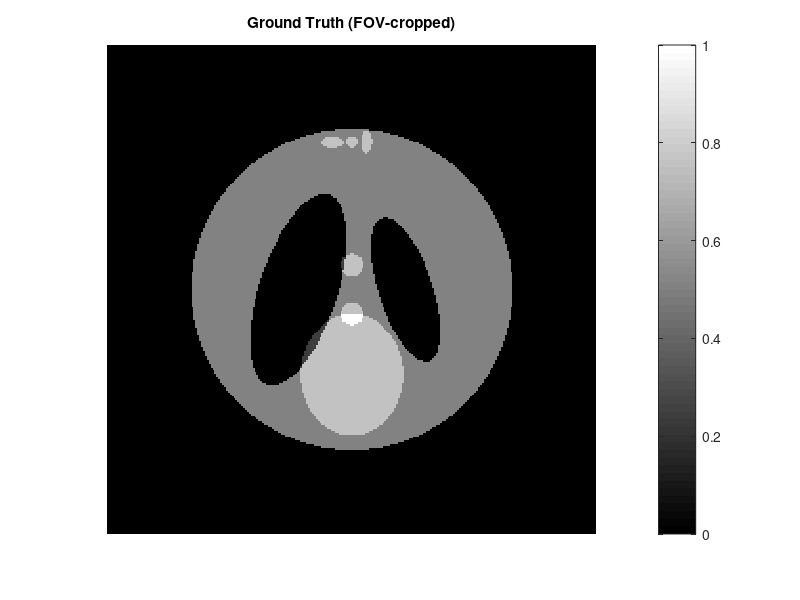

Reproduce this figure in MATLAB. (Note: this script raises an error after producing the figure.)
clc;
close all;

%% ============================================================
% Geometry
%% ============================================================
global SOD SDD ODD dNum dSize pNum pSize views

SOD   = 1000;
SDD   = 1500;
ODD   = SDD - SOD;

dNum  = 256;
dSize = 1.0;

pNum  = 256;
pSize = 1.0;

views = 180;

%% ============================================================
% Phantom
%% ============================================================
% 计算有效 FOV 半径（与 EM 几何一致）
dh = dNum * dSize / 2;
R_fov = SOD * dh / sqrt(dh^2 + SDD^2);   % 单位 mm

% 图像物理坐标（与重建代码一致）
h = pNum;
img_center = (h + 1) / 2;
u = ((1:h) - img_center) * pSize;
v = (img_center - (1:h)) * pSize;
[imgX, imgY] = meshgrid(u, v);

% 生成原始 Shepp-Logan（填满整个图像区域）
P = phantom('Modified Shepp-Logan', h);
P = max(P, 0);
P = P ./ max(P(:));

% 圆形 FOV mask（半径略小于 R_fov 以避免边界插值问题）
margin = 1.0;   % 留 1 mm 安全余量
mask = (imgX.^2 + imgY.^2) <= (R_fov - margin)^2;

% 应用 mask，保证体模不超出 FOV
P = P .* mask;

% 保持非负归一化
P = max(P, 0);
if max(P(:)) > 0
    P = P ./ max(P(:));
end

% 显示检查
figure;
imagesc(u, v, P);
axis image off;
colormap gray;
colorbar;
title('Ground Truth (FOV-cropped)');

%% ============================================================
% Projection
%% ============================================================
fprintf('Generating projection...\n');

p = forward_project_cone(P);

p = real(p);
p(isnan(p)) = eps;
p(p<=0) = eps;


figure;
imagesc((0:views-1)*360/views,1:dNum,p);
axis tight;
colormap gray;
colorbar;
xlabel('View (deg)');
ylabel('Detector');
title('Sinogram');

%% ============================================================
% Initialization
%% ============================================================
img = ones(pNum,pNum)*mean(P(:));

%% ============================================================
% EM Reconstruction (with EBPN framework)
%% ============================================================
fprintf('\nStarting EM Reconstruction...\n');

% ---------- 停机与记录参数 ----------
max_EBPN = 200;               % 最大等效反投影次数
tol_img  = 1e-5;              % 图像变化停机阈值
enable_early_stop = false;    % 是否提前停机（画完整曲线时设为false）

metrics = struct('EBPN', [], 'MSE', [], 'PSNR', [], 'SSIM', []);
img_prev = img;
ebpn = 0;

best_psnr = -inf;
best_ssim = -inf;
best_iter = 1;
best_img  = img;

tic;

while ebpn < max_EBPN

    % ------ 一次 EM 迭代（1次等效反投影）------
    img_new = EM(img, p, 1);   % nIter=1，只做一次完整迭代

    % ------ 稳定性处理 ------
    img_new = real(img_new);
    img_new(isnan(img_new)) = 0;
    img_new(isinf(img_new)) = 0;
    img_new = max(img_new, 0);

    % ------ 累计等效反投影次数 ------
    ebpn = ebpn + 1;
    metrics(ebpn).time = toc;
    % ------ 记录指标 ------
    mse_now  = mean((img_new(:) - P(:)).^2);
    psnr_now = psnr(img_new, P);
    ssim_now = ssim(img_new, P);

    metrics(ebpn).EBPN = ebpn;
    metrics(ebpn).MSE  = mse_now;
    metrics(ebpn).PSNR = psnr_now;
    metrics(ebpn).SSIM = ssim_now;

    % ------ 更新最佳图像 ------
    if psnr_now > best_psnr
        best_psnr = psnr_now;
        best_ssim = ssim_now;
        best_img  = img_new;
        best_iter = ebpn;
    end

    fprintf('EBPN %3d | PSNR = %.3f dB | SSIM = %.5f\n', ...
        ebpn, psnr_now, ssim_now);

    % ------ 图像变化检查 ------
    rel_change = norm(img_new(:) - img_prev(:)) / norm(img_new(:));

    if enable_early_stop && ebpn > 1 && rel_change < tol_img
        fprintf('Converged due to image change < %.1e at EBPN %d.\n', tol_img, ebpn);
        break;
    end

    % ------ 更新 ------
    img = img_new;
    img_prev = img;

    % ------ 保存特定 EBPN 的图像 ------
    if ismember(ebpn, [1,5,10,20,50,100,200])
        save(sprintf('EM_EBPN_%d.mat', ebpn), 'img_new');
    end

end

runtime = toc;

%% ============================================================
% Results
%% ============================================================
fprintf('\n====================================\n');
fprintf('Best EBPN      : %d\n', best_iter);
fprintf('Best PSNR      : %.3f dB\n', best_psnr);
fprintf('Best SSIM      : %.5f\n', best_ssim);
fprintf('Runtime        : %.3f sec\n', runtime);
fprintf('====================================\n');

%% ============================================================
% Final Reconstruction (best image)
%% ============================================================
figure('Position',[100 100 1200 400]);

subplot(1,3,1)
imagesc(P);
axis image off;
colormap gray;
colorbar;
title('Ground Truth');

subplot(1,3,2)
imagesc(best_img);
axis image off;
colormap gray;
colorbar;
title(sprintf('Best EM (EBPN=%d)', best_iter));

subplot(1,3,3)
imagesc(abs(best_img - P));
axis image off;
colormap hot;
colorbar;
title('Error Map');

%% ============================================================
% Convergence Curves (EBPN as x-axis)
%% ============================================================
ebpn_arr = [metrics.EBPN];
psnr_arr = [metrics.PSNR];
ssim_arr = [metrics.SSIM];

figure('Position',[200 200 1200 400]);

subplot(1,2,1)
plot(ebpn_arr, psnr_arr, 'b-o', 'LineWidth', 2, 'MarkerSize', 6);
xlabel('Equivalent Backprojection Number');
ylabel('PSNR (dB)');
title('PSNR Convergence');
grid on;

subplot(1,2,2)
plot(ebpn_arr, ssim_arr, 'r-o', 'LineWidth', 2, 'MarkerSize', 6);
xlabel('Equivalent Backprojection Number');
ylabel('SSIM');
title('SSIM Convergence');
grid on;

%% ============================================================
% Save Data
%% ============================================================
Result.views      = views;
Result.metrics = metrics;      % 收敛历史
Result.P        = P;           % 真值
Result.p        = p;           % 投影
Result.best_iter  = best_iter;
Result.best_psnr  = best_psnr;
Result.best_ssim  = best_ssim;
Result.runtime    = runtime;
Result.best_img   = best_img;

save('EM_Result.mat', 'Result');

fprintf('\nFinished.\n');
